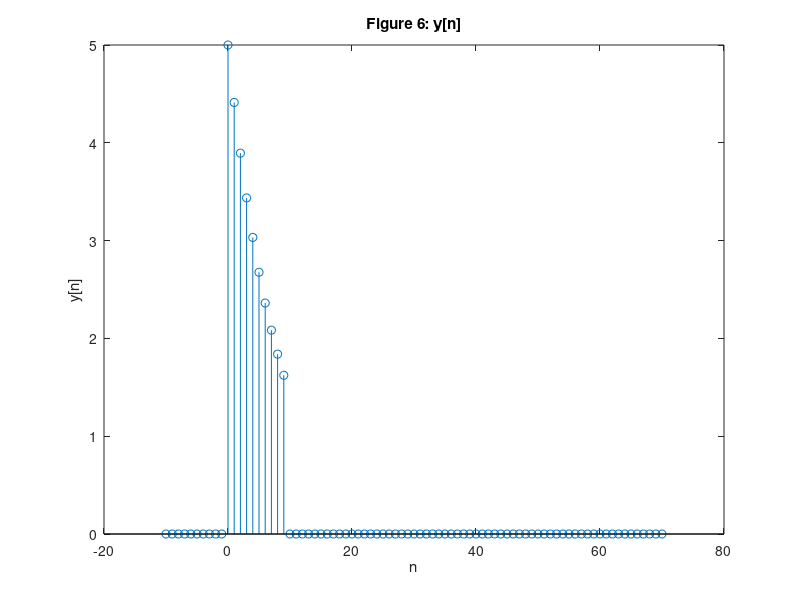
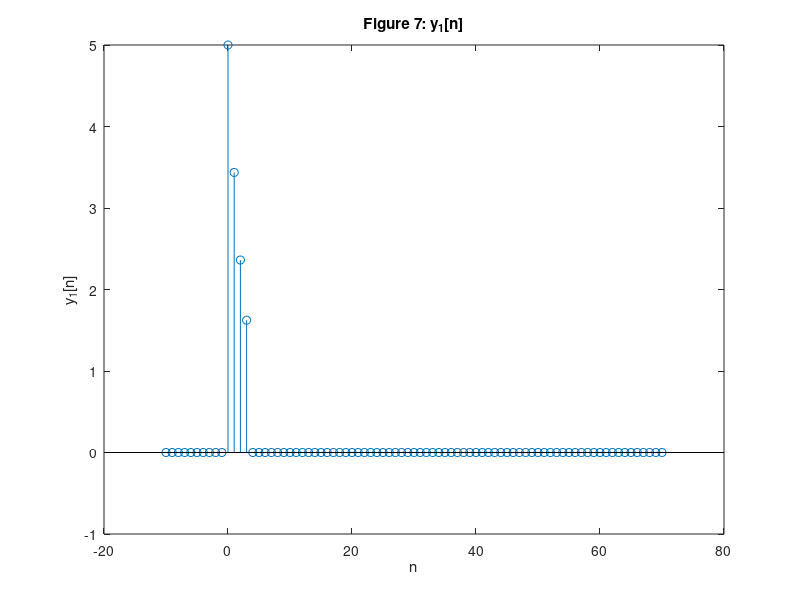
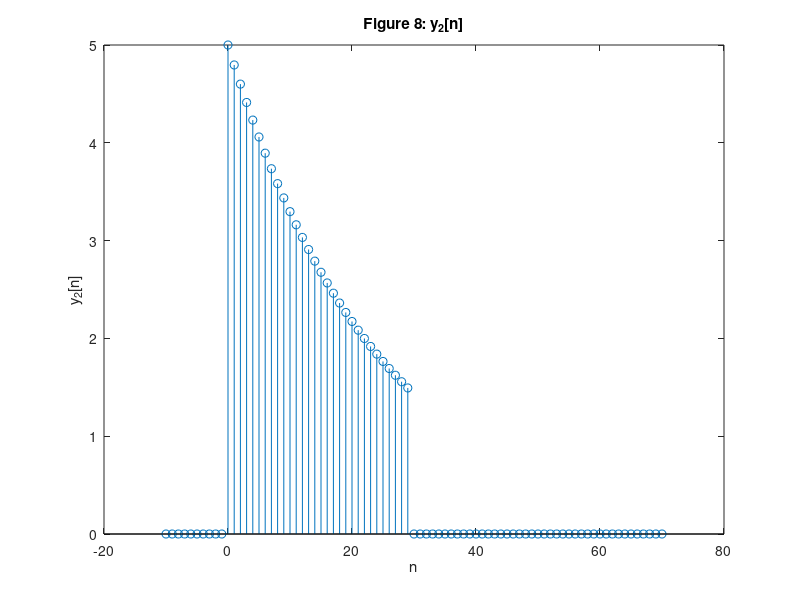

MATLAB code for these plots, in order:

% effects of scaling on a discrete time signal

% domain
n = -10: 1: 70;

% i) y[n] = 5e^(-n/8)*(u[n]-u[n-10])

u = @(n) (1.*((n >= 0) & (n <= 70)));
y = @(n) (5.*(exp((-n) / 8)).*(u(n) - u(n-10)));

figure(6);
stem(n, y(n));
title('Figure 6: y[n]');
xlabel('n'); ylabel('y[n]');

% ii) y1[n] = y[3n]

y_2 = @(n) y(3.*n);

figure(7);
stem(n, y_2(n));
title('Figure 7: y_{1}[n]');
xlabel('n'); ylabel('y_{1}[n]');

% iii) y2[n] = y[n/3]

y_2 = @(n) y(n/3);

figure(8);
stem(n, y_2(n));
title('Figure 8: y_{2}[n]');
xlabel('n'); ylabel('y_{2}[n]');

% The effects on scaling for y1[n] and y2[n] is that y1[n] is y[n] compressed by a
% factor of 3; while y2[n] is expanded by a factor of 3.